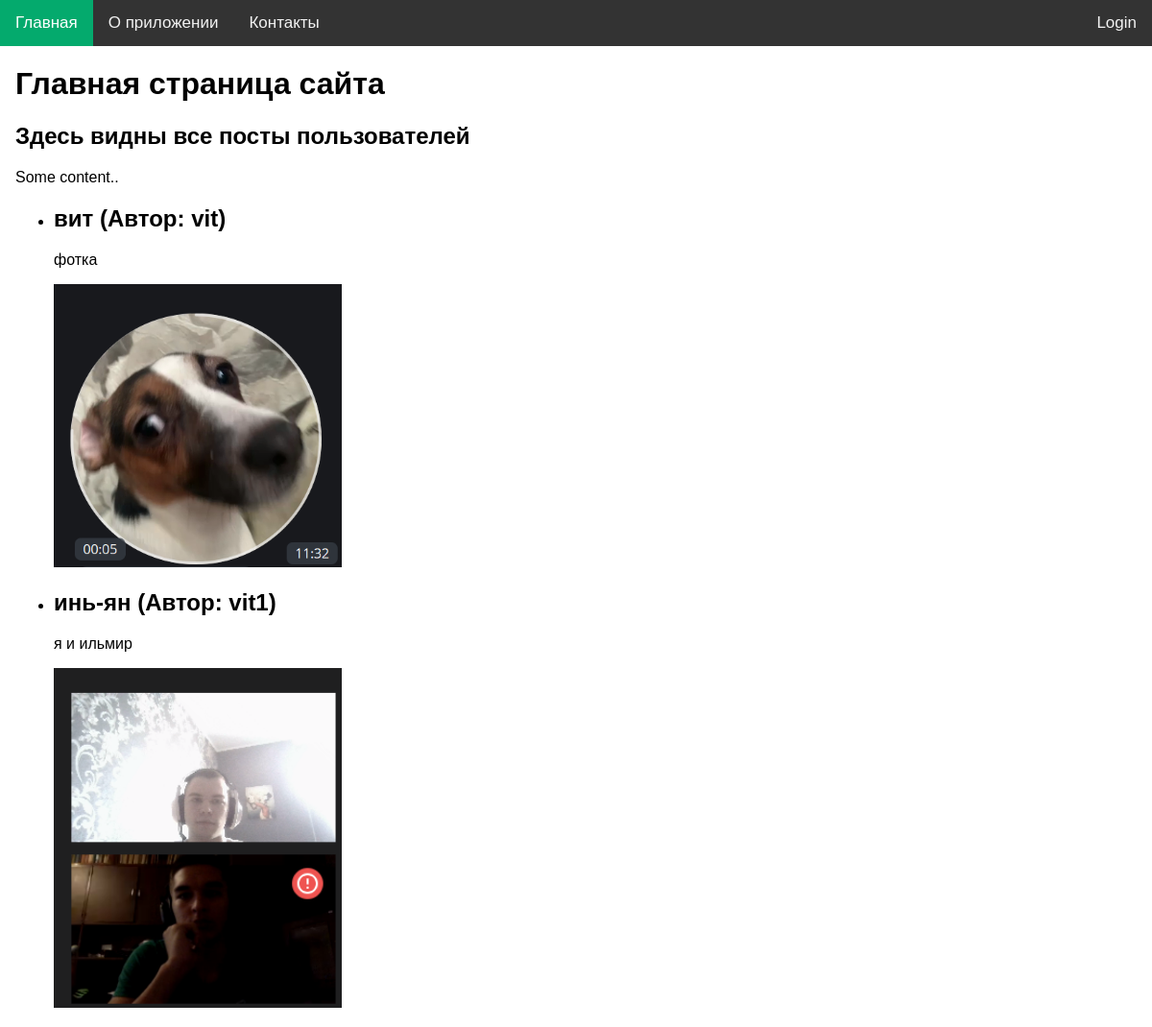
The page / on the database its author committed.
### tables this page shows
CREATE TABLE "posts"
(
    post_id    INTEGER
        primary key autoincrement,
    user_id    INTEGER
        references user_profile
            on delete cascade,
    title      text not null,
    content    text not null,
    image_path text,
    tag        text
);

CREATE TABLE user_profile (
                user_id INTEGER PRIMARY KEY AUTOINCREMENT, -- Уникальный ID пользователя
                name TEXT, -- Имя пользователя
                email TEXT, -- Email пользователя
                login TEXT, role text default 'user', -- Логин, связанный с таблицей passwords
                FOREIGN KEY (login) REFERENCES passwords(login) ON DELETE CASCADE ON UPDATE CASCADE
);

### server.py (the view)
@app.route('/')
def index():
    conn = get_db_connection()
    posts_data = conn.execute('''
                    SELECT posts.post_id, title, content, image_path, user_profile.login
                    FROM posts
                    INNER JOIN user_profile ON posts.user_id = user_profile.user_id
                ''').fetchall()
    conn.close()
    return render_template('main/index.html', posts=posts_data)

### server.py (called while the page is built)
def get_db_connection():
    conn = sqlite3.connect('blog.db')
    conn.row_factory = sqlite3.Row
    return conn

### templates/main/index.html (shortened to what this page needs)
{% extends "main/base.html" %}
{% block content %}
<h1>Главная страница сайта</h1>
  <h2>Здесь видны все посты пользователей</h2>
  <p>Some content..</p>
  <ul>
            {% for post in posts %}
            <li>
                <h2>{{ post['title'] }} (Автор: {{ post['login'] }})</h2>
                <p>{{ post['content'] }}</p>
                {% if post['image_path'] %}
                <img src="{{ post['image_path'] }}" alt="Картинка поста" width="300">
                {% endif %}
            </li>
            {% endfor %}
        </ul>
{% endblock %}

### static/css/index.css (style rules this page uses)
body { margin: 0; font-family: Arial, Helvetica, sans-serif; }

### rows shown on the page
posts: title "вит", login "vit", content "фотка", image_path (picture)
posts: title "инь-ян", login "vit1", content "я и ильмир", image_path (picture)
